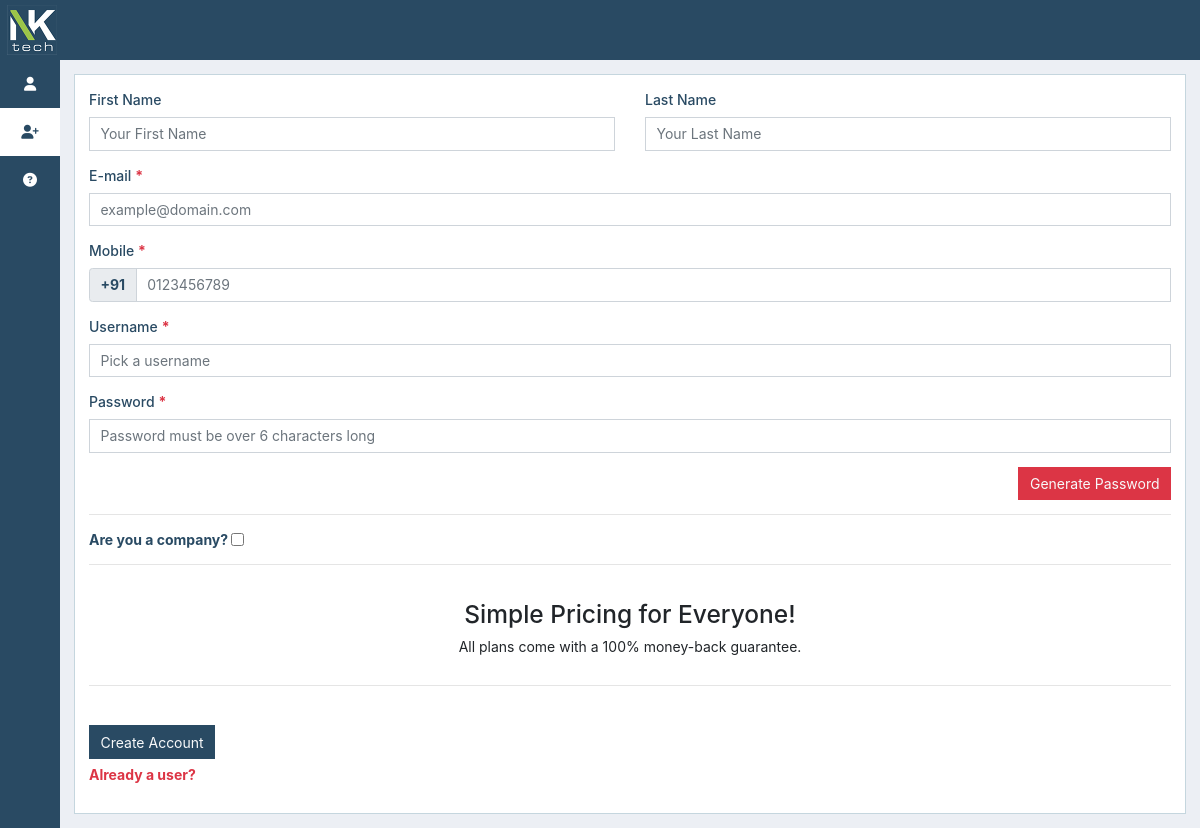
The app's page /index.php/user/register, older data.
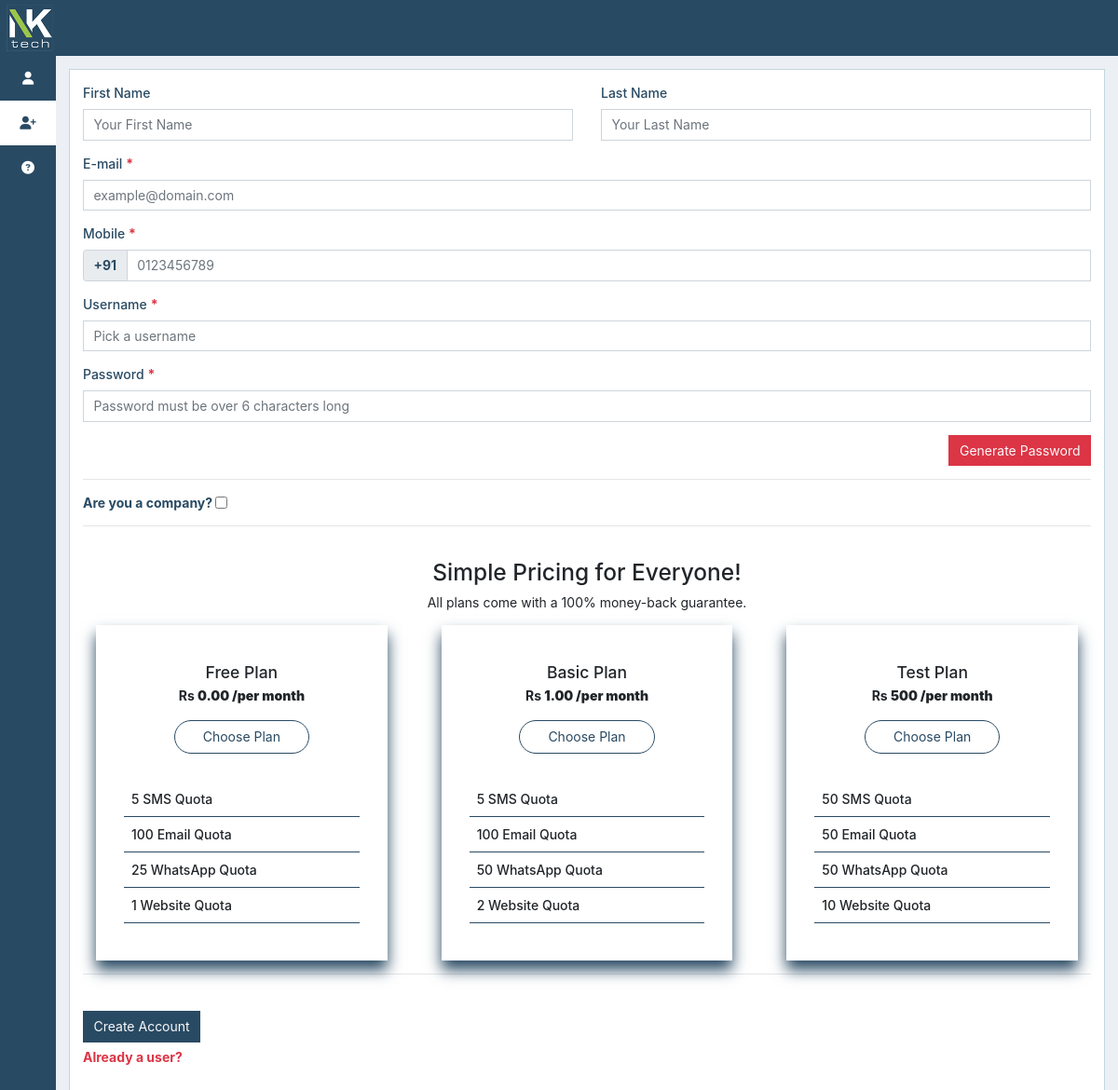
The same page, newer data.
### tables this page shows
CREATE TABLE `plans` (
  `id` int(11) NOT NULL,
  `name` varchar(255) NOT NULL,
  `amount` varchar(255) NOT NULL,
  `sms_quota` varchar(255) NOT NULL,
  `email_quota` varchar(255) NOT NULL,
  `whatsapp_quota` varchar(255) NOT NULL,
  `web_quota` varchar(255) NOT NULL,
  `orderBy` int(11) NOT NULL DEFAULT 1,
  `active` int(11) NOT NULL DEFAULT 1
);

### application/controllers/User.php (called while the page is built, shortened)
<?php
class User extends User_Controller
{
	public function register()
	{
		$data['title'] = "register";
		$data['plans']= $this->Usermodel->get_plans();
		$this->form_validation->set_rules('fname', 'First Name', 'trim|html_escape');
		$this->form_validation->set_rules('lname', 'Last Name', 'trim|html_escape');
		$this->form_validation->set_rules('email', 'E-mail', 'required|trim|valid_email|html_escape');
		$this->form_validation->set_rules('mobile', 'Mobile', 'required|trim|exact_length[10]|html_escape');
		$this->form_validation->set_rules('uname', 'Username', 'required|trim|html_escape|is_unique[users.uname]', array('is_unique' => 'This username is taken'));
		$this->form_validation->set_rules('pwd', 'Password', 'required|trim|html_escape');
		$this->form_validation->set_rules('sms_quota', 'Quota', 'required|trim|html_escape');
		$this->form_validation->set_rules('email_quota', 'Quota', 'required|trim|html_escape');
		$this->form_validation->set_rules('whatsapp_quota', 'Quota', 'trim|html_escape');
		$this->form_validation->set_rules('web_quota', 'Quota', 'trim|html_escape');
		$this->form_validation->set_rules('cmpy', 'Company Name', 'trim|html_escape|is_unique[users.cmpy]', array('is_unique' => 'This Company already exist'));
		if ($this->form_validation->run() === false) {
			$this->load->view('templates/header', $data);
			$this->load->view('templates/register');
			$this->load->view('templates/footer');
		}
	}
}

### index.php (called while the page is built, shortened)
<?php
require_once BASEPATH.'core/CodeIgniter.php';

### application/models/Usermodel.php (called while the page is built, shortened)
<?php
class Usermodel extends CI_Model
{
	public function get_plans()
	{
		$this->db->order_by('orderBy', 'asc');
		$query = $this->db->get('plans');
		if (!$query) {
			return false;
			exit();
		} else {
			return $query;
		}
	}
}

### application/views/templates/plans.php (the view, shortened to what this page needs)
<div class="pt-4">
	<div class="text-center">
		<h3>Simple Pricing for Everyone!</h3>
		<p>All plans come with a 100% money-back guarantee.</p>
	</div>
	<div class="plansDiv row">
		<?php foreach ($plans->result_array() as $p) : ?>
			<?php if ($p['active'] === '1') : ?>
				<div class="col" planID="plan<?php echo $p['id'] ?>">
					<div class="planDetails">
						<h5><?php echo $p['name'] ?></h5>
						<h6>
							<span>Rs </span>
							<b><?php echo $p['amount'] ?></b>
						</h6>
						<button type="button" class='btn chooseplanbtn' sms_quota="<?php echo $p['sms_quota'] ?>" email_quota="<?php echo $p['email_quota'] ?>" whatsapp_quota="<?php echo $p['whatsapp_quota'] ?>" web_quota="<?php echo $p['web_quota'] ?>" plan="planthree">Choose Plan</button>
						<ul>
							<li><?php echo $p['sms_quota'] ?> SMS Quota</li>
							<li><?php echo $p['email_quota'] ?> Email Quota</li>
							<li><?php echo $p['whatsapp_quota'] ?> WhatsApp Quota</li>
							<li><?php echo $p['web_quota'] ?> Website Quota</li>
						</ul>
					</div>
				</div>
			<?php endif; ?>
		<?php endforeach; ?>
	</div>
</div>
<hr>

### application/views/templates/header.php (shortened to what this page needs)
<!DOCTYPE html>
<html>
<head>
	<link rel="stylesheet" type="text/css" href="<?php echo base_url('assets/css/header.css'); ?>">
	<link rel="stylesheet" href="https://maxcdn.bootstrapcdn.com/bootstrap/4.5.2/css/bootstrap.min.css">
	<link href="https://unpkg.com/bootstrap-table@1.18.3/dist/bootstrap-table.min.css" rel="stylesheet">
	<link href="https://unpkg.com/ionicons@4.5.5/dist/css/ionicons.min.css" rel="stylesheet">
</head>
<body>
	<nav class="navbar navbar-expand-lg navbar-light fixed-top p-0">
		<div class="logoimg mr-auto m-1">
			<img src="<?php echo ($this->session->userdata('mr_cmpy_logo')) ? base_url("uploads/") . $this->session->userdata('mr_cmpy_logo') : base_url("assets/images/logo_dark.png") ?>" class="navbar-label">
		</div>
		<div class="side-nav" id="side-nav">
			<?php $url = $this->session->userdata('url') ?>
			<ul>
				<?php if (!$this->session->userdata('mr_logged_in')) : ?>
					<li class="nav-item">
						<a href="<?php echo base_url('login') ?>" class="nav-link" style="<?php echo ($url == 'login' || $url == 'user') ? 'background:white;color:#294a63' : '' ?>">
							<i class="fas fa-user"></i>
						</a>
					</li>
					<li class="nav-item">
						<a href="<?php echo base_url('register') ?>" class="nav-link" style="<?php echo ($url == 'register') ? 'background:white;color:#294a63' : '' ?>">
							<i class="fas fa-user-plus"></i>
						</a>
					</li>
				<?php endif; ?>
				<li class="nav-item">
					<a href="<?php echo base_url('support') ?>" class="nav-link" style="<?php echo ($url == 'support') ? 'background:white;color:#294a63' : '' ?>">
						<i class="fas fa-question-circle"></i><b>Support</b>
					</a>
				</li>
			</ul>
		</div>
	</nav>
	<div id="content">

### application/views/templates/register.php (shortened to what this page needs)
<link rel="stylesheet" type="text/css" href="<?php echo base_url('assets/css/register.css'); ?>">
<div class="wrapper_div">
	<form action="<?php echo base_url('register'); ?>" method="post" class="bg-light-custom p-3" id="regForm">
		<div class="row">
			<div class="form-group col">
				<label>First Name</label>
				<input type="text" name="fname" class="form-control fname" placeholder="Your First Name" value="<?php echo set_value('fname'); ?>">
			</div>
			<div class="form-group col">
				<label>Last Name</label>
				<input type="text" name="lname" class="form-control lname" placeholder="Your Last Name" value="<?php echo set_value('lname'); ?>">
			</div>
		</div>
		<div class="form-group">
			<label>E-mail</label> <span>*</span>
			<input type="email" name="email" class="form-control email" placeholder="example@domain.com" id="email" value="<?php echo set_value('email'); ?>" required>
		</div>
		<div class="form-group">
			<label>Mobile</label> <span>*</span>
			<div class="input-group">
				<div class="input-group-prepend">
					<span class="input-group-text">+91</span>
				</div>
				<input type="number" name="mobile" class="form-control mobile" placeholder="0123456789" id="mobile" value="<?php echo set_value('mobile'); ?>" required>
			</div>
		</div>
		<div class="form-group">
			<label>Username</label> <span>*</span>
			<input type="text" name="uname" class="form-control uname" placeholder="Pick a username" id="uname" required>
		</div>
		<div class="form-group">
			<label>Password</label> <span>*</span>
			<input type="password" name="pwd" class="form-control pwd" placeholder="Password must be over 6 characters long" id="pwd" minlength="6">
		</div>
		<div class="form-group text-right">
			<button class="btn text-light genpwdbtn bg-danger" type="button" name="genpwdbtn">Generate Password</button>
		</div>
		<hr>
		<div class="form-group mb-3 d-flex">
			<div style="color:#294a63;" class="font-weight-bolder">Are you a company?</div>
			<input type="checkbox" class="cmpychkb form" id="cmpychkb" name="cmpychkb" style="margin:auto 0 auto 3px;">
		</div>
		<hr>
		<?php include(APPPATH . 'views/templates/plans.php') ?>
		<div class="btngrp pt-3 pb-3">
			<button class="btn text-light registerbtn" type="submit" style="background:#294a63">Create Account</button>
			<a href="<?php echo base_url('login'); ?>" class="loginbtn text-danger" style="colosr:#294a63">
				Already a user?</a>
		</div>
	</form>
</div>

### application/views/templates/footer.php (shortened to what this page needs)
</div>
</body>
</html>

### assets/css/header.css (style rules this page uses)
* { font-family: -apple-system, BlinkMacSystemFont, "Segoe UI", Roboto, "Helvetica Neue", Arial, "Noto Sans", sans-serif, "Apple Color Emoji", "Segoe UI Emoji", "Segoe UI Symbol", "Noto Color Emoji"; font-size: 14px; }
body { background: #eceff4 !important; }
a, .btn a { color: #fff; }
label { color: #294a63; font-weight: 500; }
button, button.btn, a.btn { border-radius: 0; outline: none !important; }
.bg-light-custom { background: #fff; }
input.form-control, select.form-control, textarea.form-control { border-radius: 0; }
div.form-group span, span.company { color: #dc3545; font-weight: bolder; }
span.input-group-text { color: #294a63 !important; }
.borderDiv,.bg-light-custom { border: 1px solid #c5d6de; }
#content { margin: 60px 0 0 60px; transition: .4s; }
nav { background-color: #294a63; color: #fff; height: 60px; max-height: 60px; }
div.logoimg { width: 100%; max-width: 56px; text-align: center; }
.logoimg img { max-width: 56px; max-height: 50px; }
div.side-nav { background: #294a63; position: fixed; left: 0; top: 60px; z-index: 1; height: 100%; width: 60px; max-width: 60px; transition: .4s; border-radius: 0; }
div ul { padding: 0; margin: 0; }
div ul li { list-style-type: none; }
div ul li a.nav-link { color: #fff; text-transform: uppercase; padding: 0; line-height: 48px; text-align: center; position: relative; transition: .6s; }

### assets/css/register.css (style rules this page uses)
.wrapper_div, .adduserDiv { padding: 14px; }
label, .fa-eye, .fa-eye-slash { color: #294a63; }
.genpwdbtn { background: #294a63; }
div.btngrp { display: flex; flex-direction: column; justify-content: center; margin-top: 25px; }
button.registerbtn { border-radius: 0; margin-right: auto; }
a.loginbtn { margin-top: 5px; color: #8BC34A; text-decoration: none; font-weight: bold; }

### application/views/templates/plans.php (style rules this page uses)
.planDetails { text-align: center; box-shadow: 0 10px 15px #294a63; padding: 40px 30px; margin: 0 14px; background: #fff; }
.planDetails h6 { font-weight: bold; }
.planDetails button { border: 1px solid #294a63; color: #294a63; line-height: 34px; padding: 0 30px; border-radius: 20px; margin: 10px 0; transition: .5s; }
.planDetails ul { padding-top: 20px; text-align: left; }
.planDetails ul li { font-weight: 500; padding: 8px; border-bottom: 1px solid #294a63 }

Row changes from the older to the newer data that the page shows:
added plans: name "Free Plan", amount "0.00 /per month", sms_quota "5", email_quota "100", whatsapp_quota "25", web_quota "1"
added plans: name "Basic Plan", amount "1.00 /per month", sms_quota "5", email_quota "100", whatsapp_quota "50", web_quota "2"
added plans: name "Test Plan", amount "500 /per month", sms_quota "50", email_quota "50", whatsapp_quota "50", web_quota "10"
